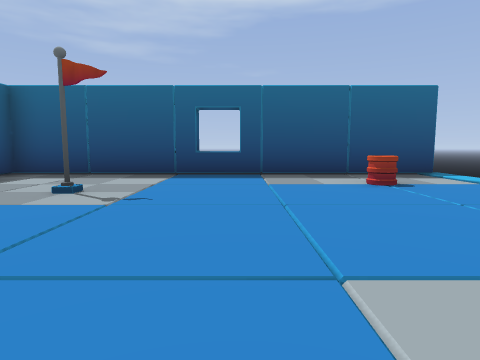
view 1 (above)

20 first-person views from a walk through a 3-D level made in the Godot game engine. The camera is 1.3 m above the floor, tilts 6° down and sees 75° across. The floor is counted in squares, 2 m on a side. Each view is taken from the middle of a square. On the plan, view 1 faces up. The plan holds only what a view shows up to about 10 squares ahead; the rest is blank. The place goes on beyond the plan.

view 2
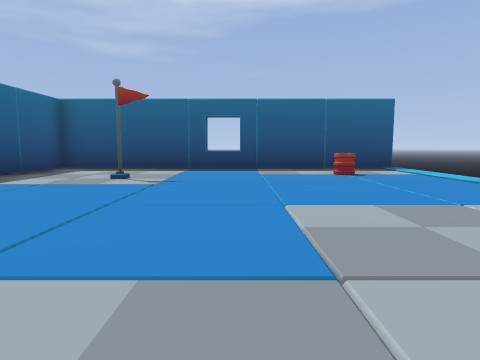

view 3
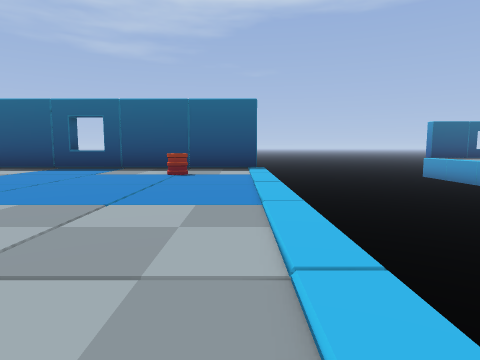

view 4
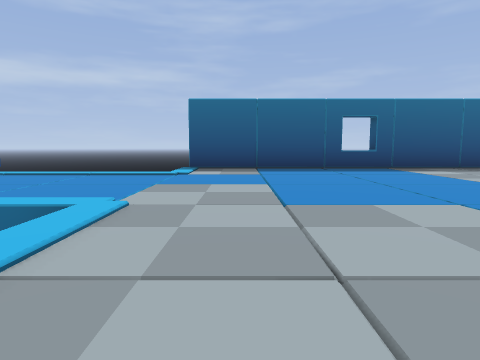

view 5
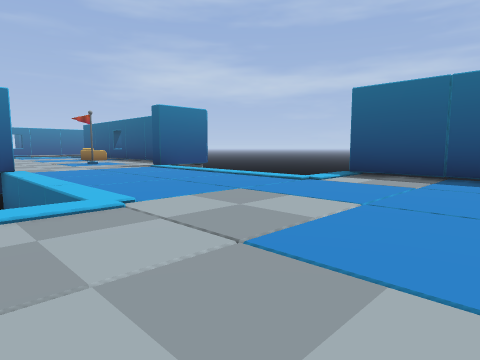

view 6
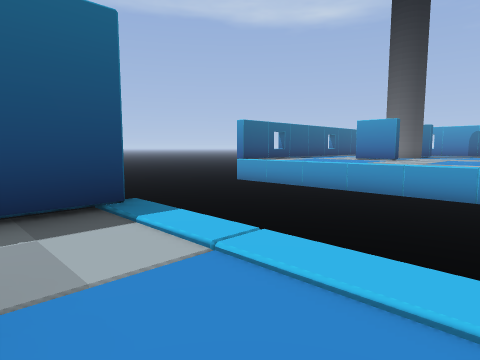

view 7
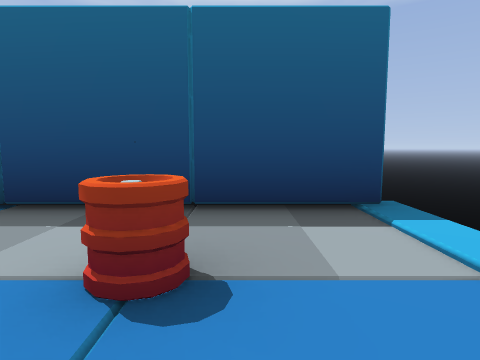

view 8
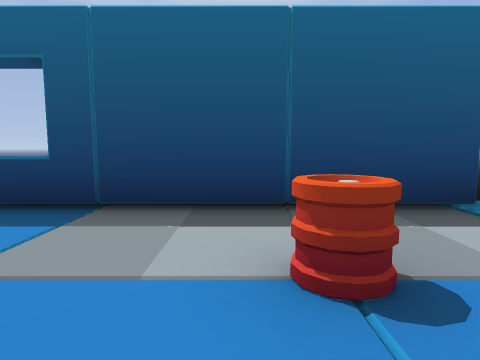

view 9
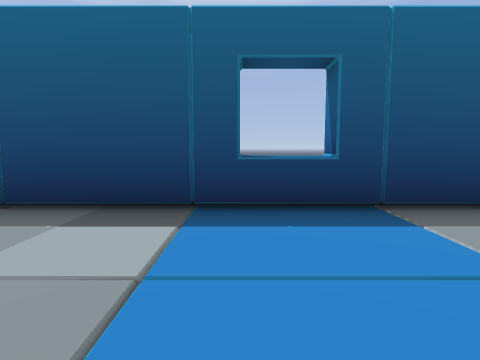

view 10
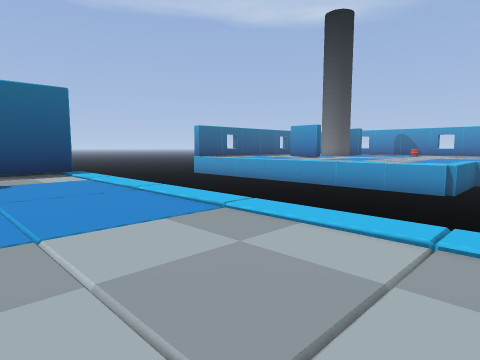

view 11
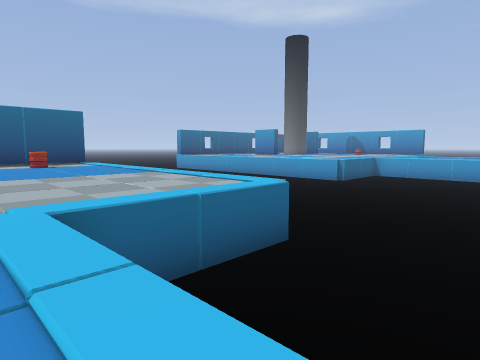

view 12
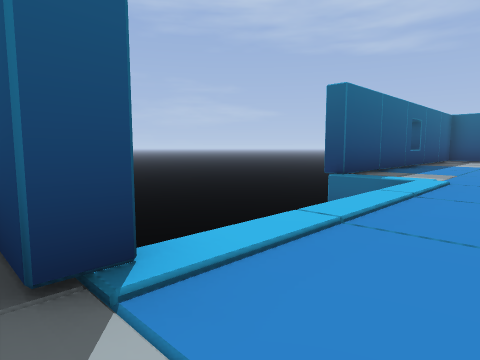

view 13
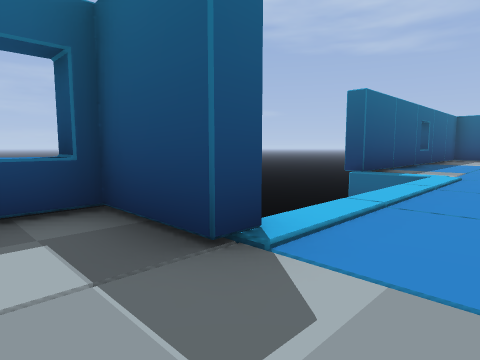

view 14
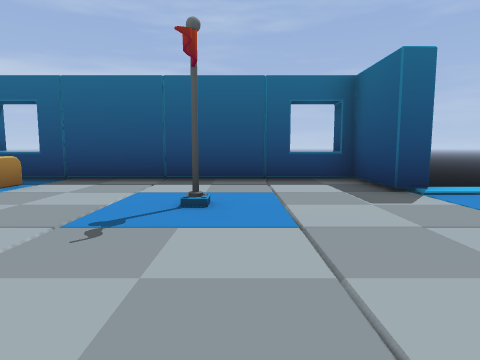

view 15
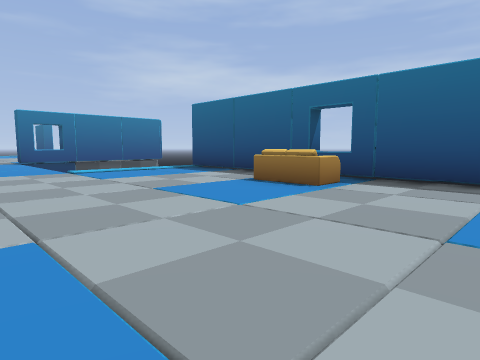

view 16
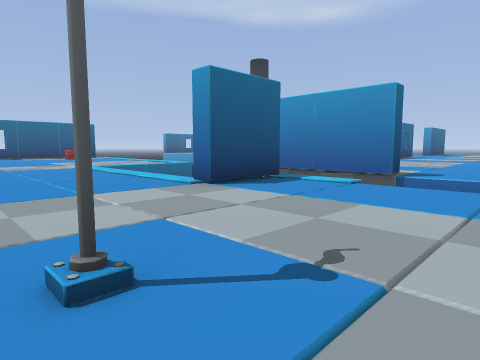

view 17
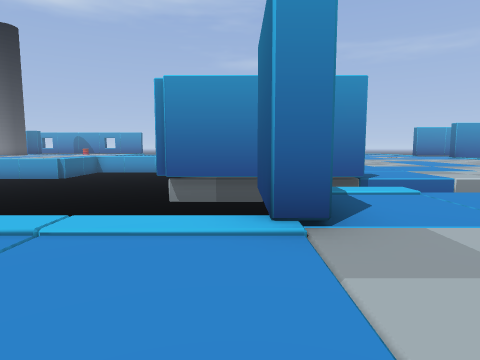

view 18
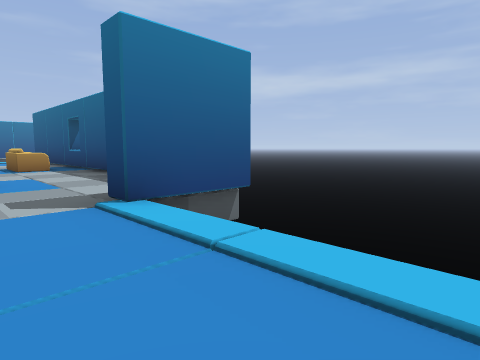

view 19
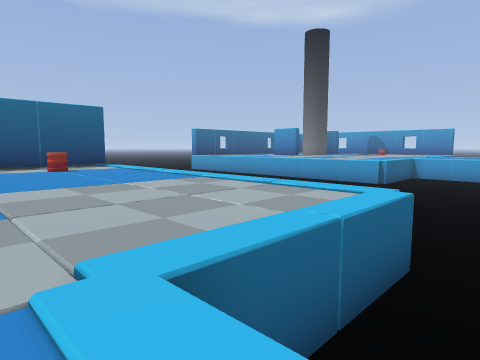

view 20
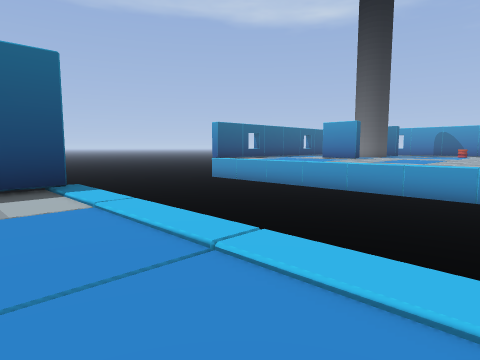

### Floor plan
Key: @ floor where view 1 was taken; # wall or solid block; . floor; v drop or lower ground; F flag; B barrel; S sofa.
Columns run from 8 left of view 1 to 14 right of it. Each row starts with its distance up from view 1.
 14                 vvv
 13 vvvvvvvvvvvvvvvvvvv
 12                 vv
 11                 vvv
 10                 vvvv
  9                 vvvvv
  8    ####v##### vvvvvvvv
  7   #..........vvvvvvvvvv
  6   #..........vvvvvvvvvv
  5   #..FF....B.vvvvvvvvvv
  4   #..FF......vvvvvvvvvv
  3   v..........vvvvvvvvvv
  2   #..........v    vvvv
  1   #..........vv   vvvvv
  0  v#.....@....v  vvvvvv
 -1 vv#..........v vvvvv
 -2 vv#..........vvvvvvvv
 -3 vv vv....vvvvvvvvvvv
 -4 vv  v....vv   vvvvvvv
 -5 vv  v....vv   vvvvvv
 -6 vv  v....v  vv
 -7 vv  v....v  #
 -8 vv ##....## #
 -9 vv#........v#
-10 vv#........v#....
-11 v #..FF....  ....
-12   #..FF....  ....
-13   #.......   ....
-14   #.......   ....
-15    .S.....     ..
-16   #.S.....
-17   #......
-18   #......
-19   #......
-20   #......
-21     v v..
-22        ..

Where each view was taken, in squares from view 1:
view 1: 0 up, 0 right, facing up
view 2: 2 down, 0 right, facing up
view 3: 2 down, 4 right, facing up
view 4: 1 down, 4 right, facing left
view 5: 1 up, 2 right, facing down-left
view 6: 4 up, 3 right, facing up-right
view 7: 4 up, 3 right, facing up
view 8: 4 up, 2 right, facing up
view 9: 4 up, 1 left, facing up
view 10: 1 down, 2 right, facing up-right
view 11: 6 down, 0 right, facing up-right
view 12: 9 down, 2 left, facing up-left
view 13: 10 down, 2 left, facing up-left
view 14: 11 down, 1 right, facing left
view 15: 12 down, 1 right, facing down-left
view 16: 13 down, 3 left, facing up-right
view 17: 8 down, 2 left, facing right
view 18: 5 down, 2 left, facing down-left
view 19: 4 down, 0 right, facing up-right
view 20: 2 up, 3 right, facing up-right
